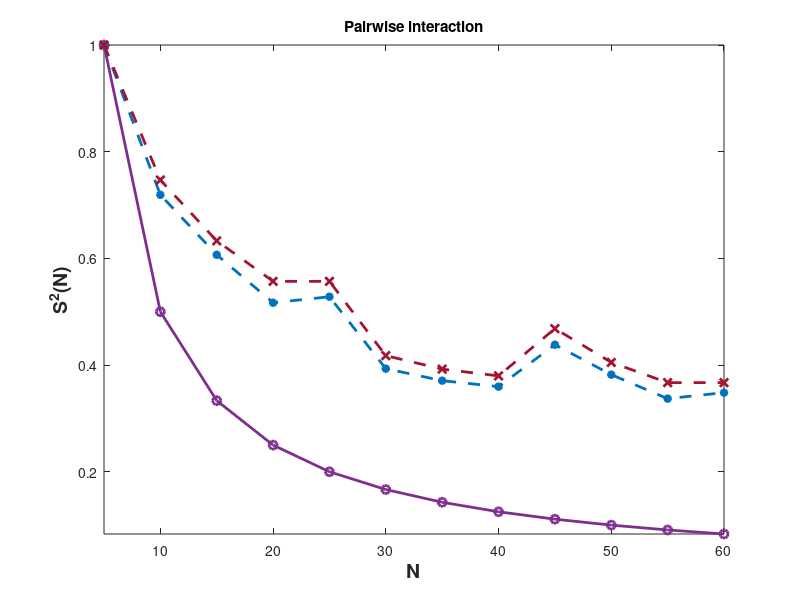

This figure's MATLAB source: (Note: this script raises an error after producing the figure.)
close all
clear
clc

% %% Plotting Cohesion Coefficient vs K 
% 
grp_size = 5:5:60;
% 
% figure(1)
% 
% mean_pol = zeros(length(grp_size),1);
% err_pol = zeros(length(grp_size),1);
% 
% for j = 1:length(grp_size)
%     
%     file = sprintf('n%d_pw.csv', grp_size(j));
%     pol_dat = readmatrix(file);
%     pol_dat = pol_dat(:,3);
%     mean_pol(j,1) = mean(pol_dat);
%     std_pol = std(pol_dat);
%     err_pol(j,1) = std_pol/size(pol_dat,1);
%     
% end
% 
% errorbar(grp_size, mean_pol, err_pol, 'Marker', 'o', 'MarkerSize', 10, ...
%         'Color', '#7E2F8E', 'LineStyle', '--', 'Color', '#7E2F8E',...
%         'LineWidth', 2, 'CapSize', 4);
% 
% hold all
% 
% for j = 1:length(grp_size)
%     
%     file = sprintf('n%d_ter.csv', grp_size(j));
%     pol_dat = readmatrix(file);
%     pol_dat = pol_dat(:,3);
%     mean_pol(j,1) = mean(pol_dat);
%     std_pol = std(pol_dat);
%     err_pol(j,1) = std_pol/size(pol_dat,1);
%     
% end
% 
% errorbar(grp_size, mean_pol, err_pol, 'Marker', 'p', 'MarkerSize', 10, ...
%         'Color', '#A2142F', 'LineStyle', ':', 'Color', '#A2142F',...
%         'LineWidth', 2, 'CapSize', 4);
% 
% hold all
% 
% for j = 1:length(grp_size)
%     
%     file = sprintf('n%d_n.csv', grp_size(j));
%     pol_dat = readmatrix(file);
%     pol_dat = pol_dat(:,3);
%     mean_pol(j,1) = mean(pol_dat);
%     std_pol = std(pol_dat);
%     err_pol(j,1) = std_pol/size(pol_dat,1);
%     
% end
% 
% errorbar(grp_size, mean_pol, err_pol, 'Marker', '^', 'MarkerSize', 10, ...
%         'Color', '#0072BD', 'LineStyle', '-.', 'Color', '#0072BD',...
%         'LineWidth', 2, 'CapSize', 4);
% 
% 
% xlabel('N', 'FontName', 'Helvetica', 'FontSize', 14, 'FontWeight', 'bold')
% ylabel('|m|', 'FontName', 'Helvetica', 'FontSize', 14, 'FontWeight', 'bold')
% axis([grp_size(1) grp_size(end) 0.4 1])
% ax = gca;
% ax.XTick = 0:50:max(grp_size);
% ax.YTick = 0.4:0.1:1;
% ax.Box = 'off';
% ax.TickDir = 'out';
% ax.TickLength = [0.01 0.01];
% ax.XMinorTick = 'off';
% ax.YMinorTick = 'off';
% ax.LineWidth = 1.0;
% 
% legend({'Pairwiae', 'Ternary', 'Average'}, 'Location','best')

%% 1/sqrt(N) vs diffusion

% % Pairwise
% drift = -[0.019, 0.019, 0.018, 0.021, 0.016, 0.014, 0.015, 0.016, 0.013, 0.016, 0.016, 0.018];
diffusion_I = [0.089, 0.064, 0.054, 0.046, 0.047, 0.035, 0.033, 0.032, 0.039, 0.034, 0.030, 0.031];
diffusion_m = -[0.079, 0.059, 0.050, 0.044, 0.044, 0.033, 0.031, 0.030, 0.037, 0.032, 0.029, 0.029];

% Ternary
% drift_c = [0.032, 0.045, 0.078, 0.092, 0.129, 0.127, 0.132, 0.182, 0.178, 0.176, 0.230, 0.219];
% drift_m = -[0.058, 0.078, 0.125, 0.143, 0.196, 0.191, 0.195, 0.266, 0.255, 0.253, 0.328, 0.311];
% diffusion_I = [0.026, 0.021, 0.021, 0.029, 0.030, 0.031, 0.033, 0.039, 0.029, 0.028, 0.038, 0.034];
% diffusion_m = -[0.019, 0.016, 0.017, 0.023, 0.024, 0.026, 0.027, 0.032, 0.024, 0.023, 0.031, 0.028];

n_ratio = zeros(length(grp_size), 1);
diffusion_ratio_I = zeros(length(grp_size),1);
diffusion_ratio_m = zeros(length(grp_size), 1);

for i = 1:(length(grp_size))

    diffusion_ratio_I(i) = diffusion_I(i)/diffusion_I(1);
    diffusion_ratio_m(i) = diffusion_m(i)/diffusion_m(1);

end

% diffusion_ratio = 1./diffusion_ratio;

% figure(2)
% 
% scatter(grp_size, drift, 100, 'MarkerEdgeColor',[0 .5 .5],...
%               'MarkerFaceColor',[0 .7 .7],...
%               'LineWidth',1.5)
% 
% xlabel('N', 'FontName', 'Helvetica', 'FontSize', 14, 'FontWeight', 'bold')
% ylabel('f(m)', 'FontName', 'Helvetica', 'FontSize', 14, 'FontWeight', 'bold')

% figure(2)
% 
% plot(grp_size, drift_c, '-o', 'Color', '#7E2F8E',...
%         'LineWidth', 2)
% 
% hold all
% 
% plot(grp_size, drift_m, '-x', 'Color', '#A2142F',...
%         'LineWidth', 2)
% 
% hold off
% 
% xlabel('N', 'FontName', 'Helvetica', 'FontSize', 14, 'FontWeight', 'bold')
% ylabel('Drift', 'FontName', 'Helvetica', 'FontSize', 14, 'FontWeight', 'bold')
% 
% ax = gca;
% ax.Box = 'off';
% 
% legend({'Cons Term', '|m|^2 Term'}, 'Location','best')

figure(3)

plot(grp_size, (1./grp_size)*5, '-o', 'Color', '#7E2F8E',...
        'LineWidth', 2)

hold all

plot(grp_size, diffusion_ratio_I, '--*', 'Color', '#0072BD',...
    'LineWidth', 2)

hold all

plot(grp_size, diffusion_ratio_m, '--x', 'Color', '#A2142F',...
    'LineWidth', 2)
hold off

xlabel('N', 'FontName', 'Helvetica', 'FontSize', 14, 'FontWeight', 'bold')
ylabel('S^2(N)', 'FontName', 'Helvetica', 'FontSize', 14, 'FontWeight', 'bold')
title('Pairwise interaction', 'FontName', 'Helvetica')
axis([grp_size(1) grp_size(end) min((1./grp_size)*5) 1])
ax = gca;
ax.XTick = 0:5:max(grp_size);
ax.YTick = 0.0:0.2:1;
ax.Box = 'off';
ax.TickDir = 'out';
ax.TickLength = [0.01 0.01];
ax.XMinorTick = 'off';
ax.YMinorTick = 'off';
ax.LineWidth = 1.0;

legend({'Expected', 'Cons Term', '|m|^2 Term'}, 'Location','east')